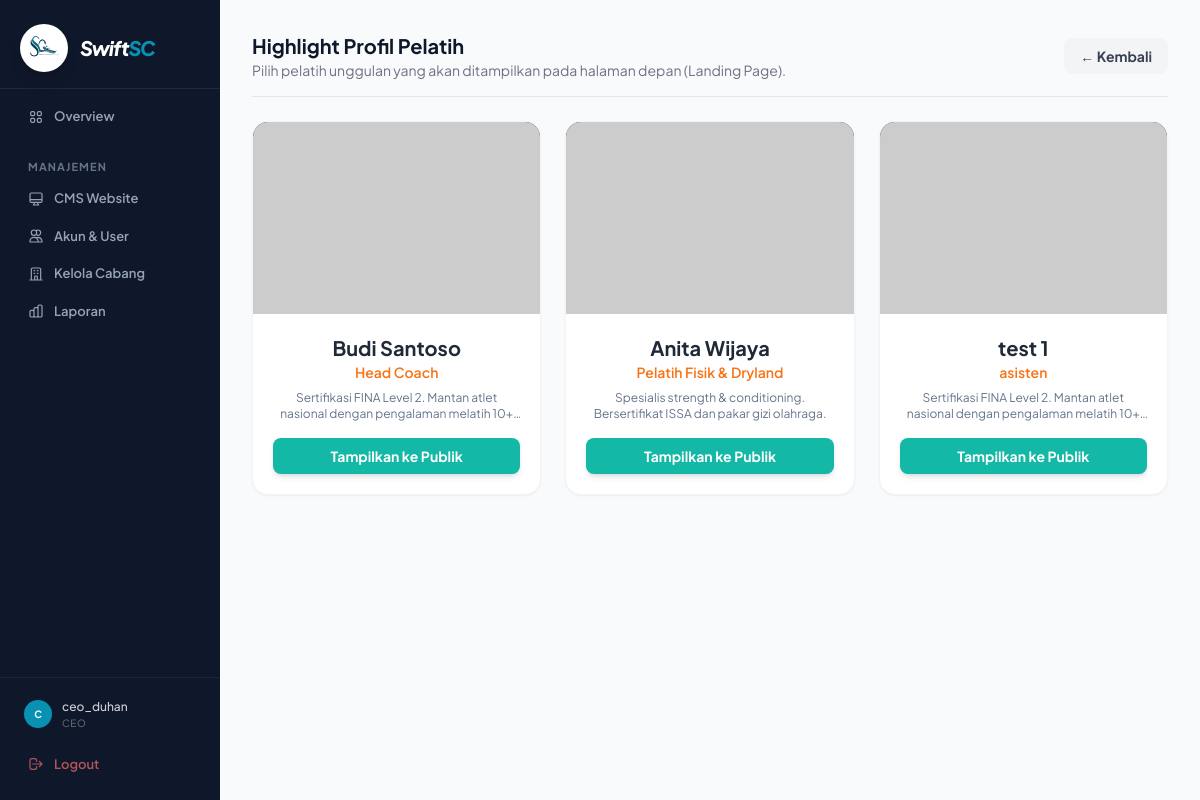
Page /ceo/ceo_cms_pelatih_highlight.php (signed in) on the committed database.
### tables this page shows
CREATE TABLE `pelatih` (
  `id` int(11) NOT NULL,
  `nama` varchar(100) NOT NULL,
  `jabatan` varchar(100) NOT NULL,
  `sertifikasi` text DEFAULT NULL,
  `foto` varchar(255) DEFAULT 'default_coach.jpg',
  `cabang` varchar(100) DEFAULT 'Pusat',
  `is_highlighted` tinyint(1) DEFAULT 0
);

### ceo/ceo_cms_pelatih_highlight.php (the view, shortened to what this page needs)
<?php
include '../includes/header.php';
include '../includes/sidebar.php';
include '../includes/koneksi.php';
?>
<div class="lg:ml-[220px] pt-16 lg:pt-0 min-h-screen">
    <div class="p-4 lg:p-8 page-content">
        <div class="flex justify-between items-center mb-6 border-b pb-4">
            <div>
                <h1 class="text-xl font-bold text-algolia-navy">Highlight Profil Pelatih</h1>
                <p class="text-sm text-gray-500">Pilih pelatih unggulan yang akan ditampilkan pada halaman depan (Landing Page).</p>
            </div>
            <a href="ceo_cms_web.php" class="bg-gray-100 text-gray-700 hover:bg-gray-200 font-bold py-2 px-4 rounded-lg text-sm transition-all">&larr; Kembali</a>
        </div>
        <div class="grid grid-cols-1 md:grid-cols-2 lg:grid-cols-3 gap-6">
            <?php
            $coachesArray = [];
            try {
                $q_pelatih = mysqli_query($koneksi, "SELECT * FROM pelatih");
                if($q_pelatih) {
                    while($row = mysqli_fetch_assoc($q_pelatih)) {
                        $coachesArray[] = $row;
                    }
                }
            } catch (\Exception $e) {}
            if(count($coachesArray) > 0) {
                foreach($coachesArray as $data) {
                    $foto_pelatih = (!empty($data['foto']) && file_exists("../admin/" . $data['foto'])) ? "../admin/" . $data['foto'] : "https://ui-avatars.com/api/?name=" . urlencode($data['nama']) . "&background=0f172a&color=fff&size=256";
                    $is_highlighted = isset($data['is_highlighted']) && $data['is_highlighted'] == 1;
            ?>
            <div class="bg-white rounded-2xl shadow-sm border <?= $is_highlighted ? 'border-teal-400 ring-2 ring-teal-100' : 'border-gray-100' ?> overflow-hidden relative">
                <div class="h-48 bg-slate-800 bg-cover bg-center" style="background-image: url('<?= $foto_pelatih ?>');"></div>
                <div class="p-5 text-center">
                    <h4 class="text-xl font-bold text-gray-800"><?= htmlspecialchars($data['nama']); ?></h4>
                    <p class="text-orange-500 font-semibold text-sm mb-2"><?= htmlspecialchars($data['jabatan'] ?? 'Pelatih'); ?></p>
                    <p class="text-xs text-slate-500 line-clamp-2 mb-4"><?= htmlspecialchars($data['sertifikasi'] ?? '-'); ?></p>
                    <form action="ceo_cms_pelatih_proses.php" method="POST">
                        <?php if ($is_highlighted): ?>
                            <button type="submit" name="toggle_highlight" class="w-full bg-slate-100 text-slate-600 hover:bg-slate-200 font-bold py-2 rounded-lg text-sm transition-colors border border-slate-300">Sembunyikan dari Publik</button>
                        <?php else: ?>
                            <button type="submit" name="toggle_highlight" class="w-full bg-teal-500 text-white hover:bg-teal-600 font-bold py-2 rounded-lg text-sm transition-colors shadow-md">Tampilkan ke Publik</button>
                        <?php endif; ?>
                    </form>
                </div>
            </div>
            <?php } } else { echo "<div class='col-span-3 text-center py-12 text-gray-500 bg-white rounded-xl border border-dashed border-[#E8E8EF]'>Belum ada data pelatih. Tambahkan pelatih di menu Manajemen Akun.</div>"; } ?>
        </div>
    </div>
</div>
<?php include '../includes/footer.php'; ?>

### includes/header.php (shortened to what this page needs)
<!DOCTYPE html>
<html lang="id">
<head>
    <script src="https://cdn.tailwindcss.com"></script>
    <link href="https://cdnjs.cloudflare.com/ajax/libs/flowbite/2.2.1/flowbite.min.css" rel="stylesheet" />
</head>
<body class="bg-panel-surface text-algolia-navy font-inter antialiased min-h-screen">

### includes/sidebar.php (shortened to what this page needs)
<?php
$role = $_SESSION['role'] ?? '';
$nama = $_SESSION['name'] ?? 'Pengguna';
$current_page = basename($_SERVER['PHP_SELF']);
?>
<aside id="sidebar" class="sidebar-nav fixed left-0 top-0 h-full w-[220px] z-50 flex flex-col transform -translate-x-full lg:translate-x-0 transition-transform duration-200 ease-in-out overflow-hidden">
    <div class="px-5 pt-6 pb-4 flex items-center gap-3 border-b border-slate-800 mb-2">
        <div class="bg-white p-2 rounded-full shadow-lg w-12 h-12 flex items-center justify-center flex-shrink-0">
            <img src="../assets/logo.png" alt="Swift SC" class="h-8 w-8 object-contain" onerror="this.onerror=null; this.outerHTML='<div class=\'w-8 h-8 rounded-full bg-algolia-blue flex items-center justify-center flex-shrink-0\'><svg class=\'w-5 h-5 text-white\' fill=\'none\' stroke=\'currentColor\' viewBox=\'0 0 24 24\'><path stroke-linecap=\'round\' stroke-linejoin=\'round\' stroke-width=\'2.5\' d=\'M13 10V3L4 14h7v7l9-11h-7z\'></path></svg></div>';">
        </div>
        <div>
            <span class="font-black italic tracking-tighter text-xl text-white">Swift<span class="text-algolia-blue">SC</span></span>
        </div>
    </div>
    <nav class="flex-1 px-3 overflow-y-auto pb-4">
        <?php if ($role == 'ceo'): ?>
            <a href="../ceo/ceo_dashboard.php" class="sidebar-link <?= ($current_page == 'ceo_dashboard.php') ? 'active' : '' ?>">
                Overview
            </a>
            <div class="sidebar-section-title">Manajemen</div>
            <a href="../ceo/ceo_cms_web.php" class="sidebar-link <?= ($current_page == 'ceo_cms_web.php') ? 'active' : '' ?>">
                <svg class="w-4 h-4 flex-shrink-0" fill="none" stroke="currentColor" viewBox="0 0 24 24"><path stroke-linecap="round" stroke-linejoin="round" stroke-width="1.8" d="M9.75 17L9 20l-1 1h8l-1-1-.75-3M3 13h18M5 17h14a2 2 0 002-2V5a2 2 0 00-2-2H5a2 2 0 00-2 2v10a2 2 0 002 2z"></path></svg>
                CMS Website
            </a>
            <a href="../ceo/ceo_manage_akun.php" class="sidebar-link <?= ($current_page == 'ceo_manage_akun.php') ? 'active' : '' ?>">
                <svg class="w-4 h-4 flex-shrink-0" fill="none" stroke="currentColor" viewBox="0 0 24 24"><path stroke-linecap="round" stroke-linejoin="round" stroke-width="1.8" d="M12 4.354a4 4 0 110 5.292M15 21H3v-1a6 6 0 0112 0v1zm0 0h6v-1a6 6 0 00-9-5.197M13 7a4 4 0 11-8 0 4 4 0 018 0z"></path></svg>
                Akun & User
            </a>
            <a href="../ceo/ceo_manage_kolam.php" class="sidebar-link <?= ($current_page == 'ceo_manage_kolam.php') ? 'active' : '' ?>">
                <svg class="w-4 h-4 flex-shrink-0" fill="none" stroke="currentColor" viewBox="0 0 24 24"><path stroke-linecap="round" stroke-linejoin="round" stroke-width="1.8" d="M19 21V5a2 2 0 00-2-2H7a2 2 0 00-2 2v16m14 0h2m-2 0h-5m-9 0H3m2 0h5M9 7h1m-1 4h1m4-4h1m-1 4h1m-5 10v-5a1 1 0 011-1h2a1 1 0 011 1v5m-4 0h4"></path></svg>
                Kelola Cabang
            </a>
            <a href="../ceo/ceo_laporan_global.php" class="sidebar-link <?= ($current_page == 'ceo_laporan_global.php') ? 'active' : '' ?>">
                Laporan
            </a>
        <?php endif; ?>
    </nav>
    <div class="px-3 pb-4 border-t border-white/[0.06] pt-3">
        <div class="flex items-center gap-2.5 px-3 py-2 mb-2">
            <div class="w-7 h-7 rounded-full bg-algolia-blue flex items-center justify-center flex-shrink-0">
                <span class="text-white text-[10px] font-bold"><?= strtoupper(substr($nama, 0, 1)) ?></span>
            </div>
            <div class="min-w-0">
                <p class="text-[12px] font-medium text-white/80 truncate"><?= htmlspecialchars($nama) ?></p>
                <p class="text-[10px] text-white/40 uppercase tracking-wider"><?= htmlspecialchars($role) ?></p>
            </div>
        </div>
        <a href="../logout.php" class="sidebar-link text-red-400/70 hover:text-red-300 hover:bg-red-500/10">
            <svg class="w-4 h-4 flex-shrink-0" fill="none" stroke="currentColor" viewBox="0 0 24 24"><path stroke-linecap="round" stroke-linejoin="round" stroke-width="1.8" d="M17 16l4-4m0 0l-4-4m4 4H7m6 4v1a3 3 0 01-3 3H6a3 3 0 01-3-3V7a3 3 0 013-3h4a3 3 0 013 3v1"></path></svg>
            Logout
        </a>
    </div>
</aside>

### includes/footer.php (shortened to what this page needs)
</body>
</html>

### includes/header.php (style rules this page uses)
body { font-family: 'Plus Jakarta Sans', sans-serif; background: #f8fafc; color: #0f172a; }
.sidebar-nav { background: #0f172a; }
.sidebar-link { display: flex; align-items: center; gap: 10px; padding: 8px 16px; font-size: 13px; font-weight: 600; color: #94a3b8; border-radius: 8px; transition: all 0.15s ease; text-decoration: none; position: relative; margin: 2px 0; }
.sidebar-section-title { font-size: 11px; font-weight: 700; color: #64748b; text-transform: uppercase; letter-spacing: 0.1em; padding: 8px 16px 4px; margin-top: 16px; }
button, .btn, a.badge { border-radius: 0.5rem !important; }
.page-content { animation: fadeUp 0.3s ease-out; }

### rows in the picture
pelatih: nama "Budi Santoso", jabatan "Head Coach", sertifikasi "Sertifikasi FINA Level 2. Mantan atlet nasional dengan pengalaman melatih…", is_highlighted "Tampilkan ke Publik"
pelatih: nama "Anita Wijaya", jabatan "Pelatih Fisik & Dryland", sertifikasi "Spesialis strength & conditioning. Bersertifikat ISSA dan pakar gizi olahraga.", is_highlighted "Tampilkan ke Publik"
pelatih: nama "test 1", jabatan "asisten", sertifikasi "Sertifikasi FINA Level 2. Mantan atlet nasional dengan pengalaman melatih…", is_highlighted "Tampilkan ke Publik"

### other values in the picture
substr($nama, 0, 1) "C"
$nama "ceo_duhan"
$role "CEO"
